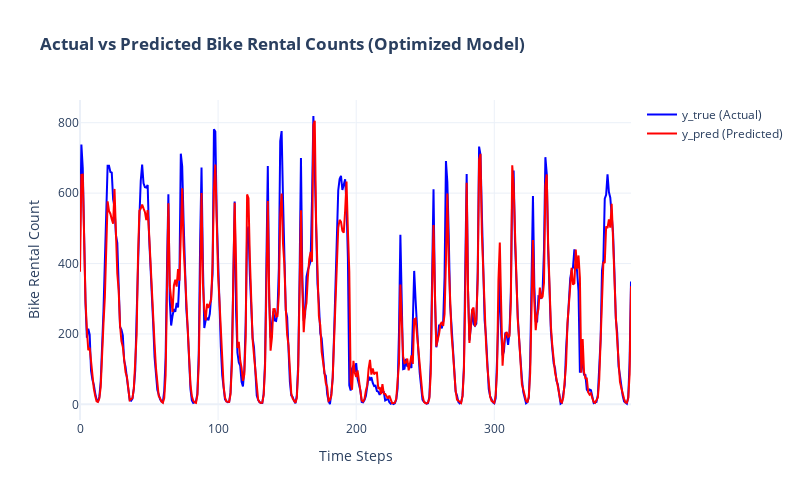

This figure's notebook cell:
### Code cell
plot_actual_vs_predicted(
    y_true=y_test,
    y_pred=y_test_pred_optimized,
    n=400,
    title="Actual vs Predicted Bike Rental Counts (Optimized Model)",
)

### Figure 1 — Plotly figure (JSON) as saved in the notebook; plotly's stock layout.template omitted (floating-point values rounded to 4 significant figures; data arrays with more than 128 entries replaced by an {"elided": "..."} marker saying what was removed)
{"data": [{"line": {"color": "blue", "width": 2}, "mode": "lines", "name": "y_true (Actual)", "type": "scatter", "x": {"elided": "400 int values"}, "y": {"elided": "400 float values"}}, {"line": {"color": "red", "width": 2}, "mode": "lines", "name": "y_pred (Predicted)", "type": "scatter", "x": {"elided": "400 int values"}, "y": {"elided": "400 float values"}}], "layout": {"height": 500, "hovermode": "x unified", "title": {"text": "<b>Actual vs Predicted Bike Rental Counts (Optimized Model)</b>"}, "width": 800, "xaxis": {"title": {"text": "Time Steps"}}, "yaxis": {"title": {"text": "Bike Rental Count"}}}}
